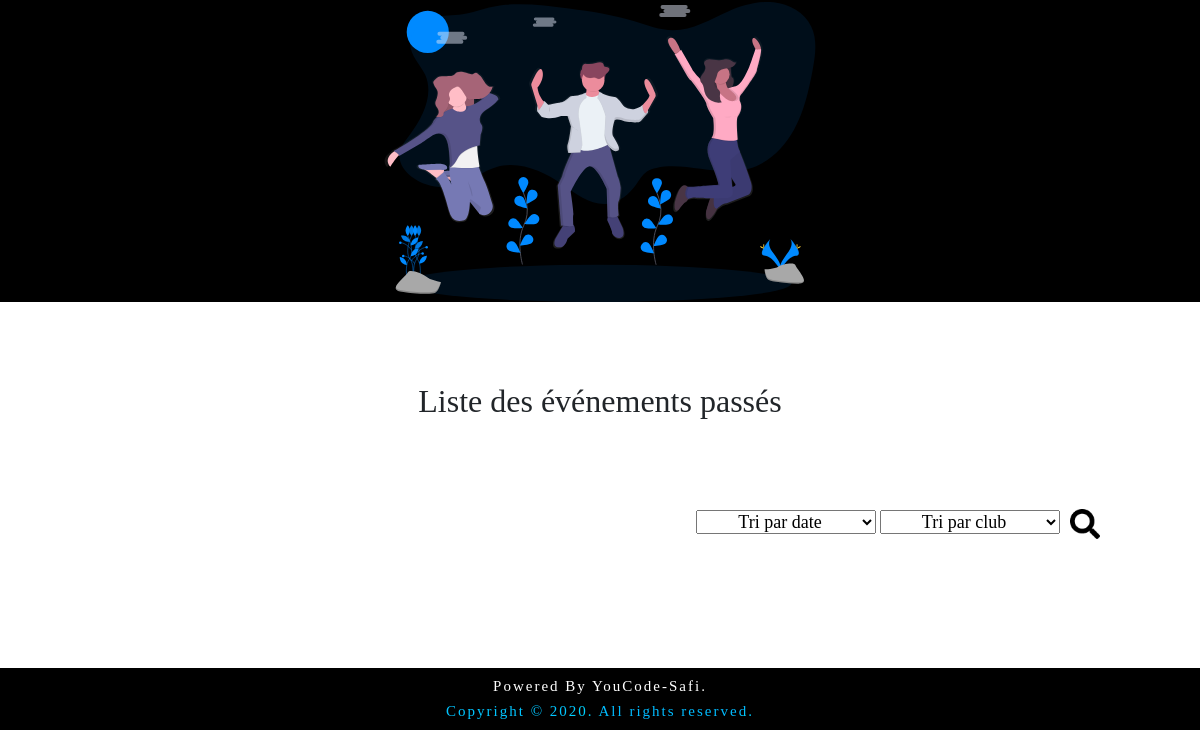
Page /App_Youclubs/View/Evenements.php (lower part) on the earlier database version.
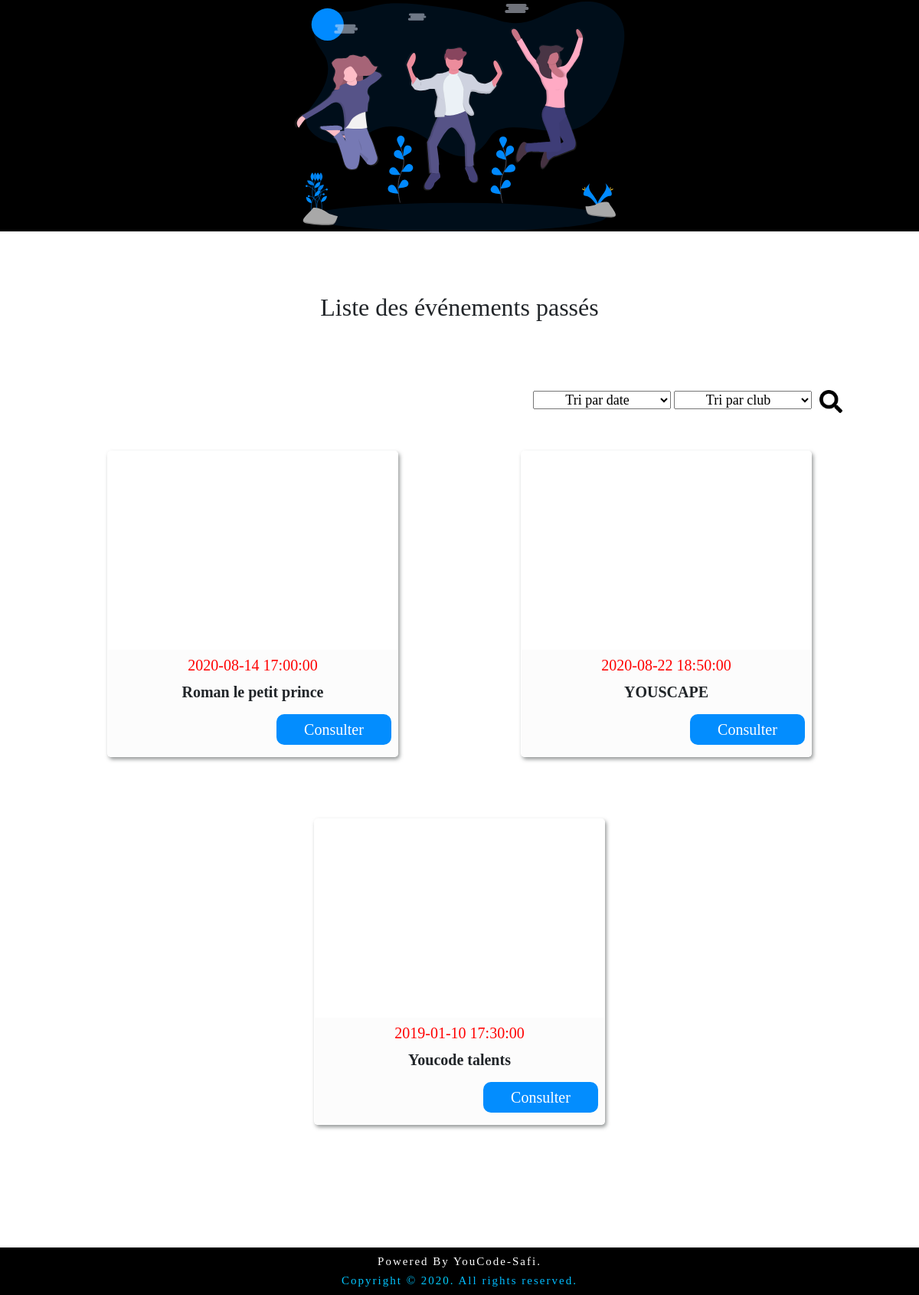
Same page on the later database version.
### tables this page shows
CREATE TABLE IF NOT EXISTS `evenement` (
  `id_event` int(11) NOT NULL AUTO_INCREMENT,
  `nom_event` varchar(255) NOT NULL,
  `date_event` datetime NOT NULL,
  `photo_event` varchar(255) NOT NULL,
  `description_event` text NOT NULL,
  `article` text,
  `cloture` tinyint(1) NOT NULL DEFAULT '0',
  `limite` tinyint(1) NOT NULL DEFAULT '0',
  `nbr_places` int(11) DEFAULT NULL,
  `id_club` int(11) NOT NULL,
  PRIMARY KEY (`id_event`),
  KEY `id_club` (`id_club`)
);

### App_Youclubs/Model/AffichageEvents.php (called while the page is built, shortened)
<?php
    include '../Model/DataBase.php';
    $stmt = $db->prepare("SELECT * FROM evenement WHERE cloture=1");
    $stmt->execute(array());
    $rows = $stmt->fetchAll();

### App_Youclubs/View/Evenements.php (the view, shortened to what this page needs)
<?php
  include '../Model/AffichageEvents.php';
?>
<!DOCTYPE html>
<html lang="en">
<head>
    <link rel="stylesheet" href="../Public/Style/Evenements.css">
    <link rel="stylesheet" href="https://stackpath.bootstrapcdn.com/bootstrap/4.5.0/css/bootstrap.min.css">
</head>
<body>
    <section class="Description_page">
        <img src="../Public/Images/Party.svg" class="image2" width="400px" height="500px">
    </section>
    <section class="Part_event">
        <div class="space"></div>
        <h2> Liste des événements passés </h2>
        <div class="space"></div>
        <div class="tri">
            <div class="triAll">
            <form method="post">
                <select name="select1" id="tri_date">
                    <option hidden  selected value="valeur1">Tri par date</option>
                </select>
                <select  name="select2" id="tri_club">
                    <option  hidden selected value="valeur1">Tri par club</option>
                </select>
                <button class="btnSearch" name="Search"> <img src="../Public/Images/search.png" height="30px" width="30px" alt="search"></button>
            </form>
            </div>
        </div>
        <div class="space"></div>
        <div class="evenements">
            <?php
                foreach ($rows as $row) {
            ?>
            <div class="evenement">
                <div class="photoEvent" style="background-image: url('../Public/Images_event/<?php echo $row->id_club ?>/<?php echo $row->photo_event ?>');">  </div>
                <div class="infosEvent">
                    <h5> <?php echo $row->date_event ?> </h5>
                    <p> <?php echo $row->nom_event ?></p>
                    <a href="Consulter_event.php?do=consult&id_event=<?php echo $row->id_event ?>">
                        <button class="btnConsulter" name="Consulter"> Consulter</button>
                    </a>
                </div>
            </div>
            <?php } ?>
        </div>
    </section>
    <div class="space"></div>
    <?php
      include '../Includes/Footer.php';
    ?>
</body>
</html>

### App_Youclubs/Includes/Footer.php
<footer>
    <div class="footer1">
        <div>Powered By YouCode-Safi.</div>
        <span>Copyright © 2020. All rights reserved.</span>
    </div>
</footer>

### App_Youclubs/Public/Style/Evenements.css (style rules this page uses)
body { height: 100%; width: 100%; margin: 0; padding: 0; }
.footer1 { padding: 6px; text-align: center; background: black; line-height: 25px; color: #fff; font-family: 'Gilroy'; font-size: 15px; letter-spacing: 2px; margin: 0px; }
.footer1 span { background-image: url("../Images/bluePic.png"); -webkit-background-clip: text; background-clip: text; -webkit-text-fill-color: transparent; -webkit-animation: fire 2s linear infinite; animation: fire 2s linear infinite; -webkit-backface-visibility: hidden; backface-visibility: hidden; }
* { font-family: "Montserrat"; }
body .space { height: 80px; }
body .Description_page { background-color: black; width: 100%; display: -webkit-box; display: -ms-flexbox; display: flex; }
body .Description_page .image2 { float: right; }
body .Part_event { width: 100%; }
body .Part_event h2 { text-align: center; }
body .Part_event .tri { width: 86%; margin: auto; }
body .Part_event .tri .triAll { display: -webkit-box; display: -ms-flexbox; display: flex; -webkit-box-pack: justify; -ms-flex-pack: justify; justify-content: space-between; width: 420px; float: right; }
body .Part_event .tri .triAll .btnSearch { border-style: none; background-color: white; }
body .Part_event .tri .triAll select { font-size: 18px; width: 180px; text-align: center; }
body .Part_event .evenements { width: 90%; margin: auto; display: -webkit-box; display: -ms-flexbox; display: flex; -ms-flex-wrap: wrap; flex-wrap: wrap; -webkit-box-pack: justify; -ms-flex-pack: justify; justify-content: space-between; }
body .Part_event .evenements .evenement { height: 400px; width: 380px; margin: auto; border: 1px solid black; margin-bottom: 80px; display: -webkit-box; display: -ms-flexbox; display: flex; -webkit-box-orient: vertical; -webkit-box-direction: normal; -ms-flex-direction: column; flex-direction: column; border-radius: 5px; -webkit-box-shadow: 2px 3px 5px rgba(136, 139, 139, 0.884); box-shadow: 2px 3px 5px rgba(136, 139, 139, 0.884); border-color: white; }
body .Part_event .evenements .evenement .photoEvent { height: 65%; width: 100%; background-position: center; background-repeat: no-repeat; background-size: cover; }
body .Part_event .evenements .evenement .infosEvent { background-color: #FCFCFC; height: 35%; padding: 8px; -webkit-box-sizing: border-box; box-sizing: border-box; }
body .Part_event .evenements .evenement .infosEvent p { height: 28px; overflow: hidden; text-align: center; font-weight: bold; font-size: 20px; }
body .Part_event .evenements .evenement .infosEvent h5 { color: red; text-align: center; }
body .Part_event .evenements .evenement .infosEvent button { float: right; width: 150px; height: 40px; background-color: #038DFE; color: white; border-radius: 10px; border-style: none; font-size: 20px; }
@media only screen and (max-width: 1300px) { .Description_page { -webkit-box-orient: vertical; -webkit-box-direction: normal; -ms-flex-direction: column; flex-direction: column; } }
@media only screen and (max-width: 1300px) { .Description_page .image2 { height: 300px; width: 200px; float: none; width: 90%; margin: auto; margin-top: 60px; } }
@media only screen and (max-width: 1300px) { .Part_event .tri { width: 86%; margin: auto; } }
@media only screen and (max-width: 1300px) { .Part_event .tri .triAll { -webkit-box-orient: vertical; -webkit-box-direction: normal; -ms-flex-direction: column; flex-direction: column; } }

Differences in the rows shown:
added evenement: date_event "2020-08-14 17:00:00", nom_event "Roman le petit prince"
added evenement: date_event "2020-08-22 18:50:00", nom_event "YOUSCAPE"
added evenement: date_event "2019-01-10 17:30:00", nom_event "Youcode talents"
